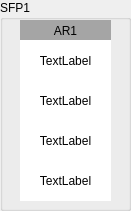
   <widget class="QGroupBox" name="groupBox_3">
    <property name="geometry">
     <rect>
      <x>130</x>
      <y>280</y>
      <width>131</width>
      <height>211</height>
     </rect>
    </property>
    <property name="title">
     <string>SFP1</string>
    </property>
    <widget class="QLabel" name="SFP1_AR_BR_label">
     <property name="geometry">
      <rect>
       <x>20</x>
       <y>120</y>
       <width>91</width>
       <height>41</height>
      </rect>
     </property>
     <property name="styleSheet">
      <string notr="true">background-color: rgb(255, 255, 255);</string>
     </property>
     <property name="text">
      <string>TextLabel</string>
     </property>
     <property name="alignment">
      <set>Qt::AlignCenter</set>
     </property>
    </widget>
    <widget class="QLabel" name="SFP1_AR_EM_label">
     <property name="geometry">
      <rect>
       <x>20</x>
       <y>80</y>
       <width>91</width>
       <height>41</height>
      </rect>
     </property>
     <property name="styleSheet">
      <string notr="true">background-color: rgb(255, 255, 255);</string>
     </property>
     <property name="text">
      <string>TextLabel</string>
     </property>
     <property name="alignment">
      <set>Qt::AlignCenter</set>
     </property>
    </widget>
    <widget class="QLabel" name="SFP1_AR_PF_label">
     <property name="geometry">
      <rect>
       <x>20</x>
       <y>160</y>
       <width>91</width>
       <height>41</height>
      </rect>
     </property>
     <property name="styleSheet">
      <string notr="true">background-color: rgb(255, 255, 255);</string>
     </property>
     <property name="text">
      <string>TextLabel</string>
     </property>
     <property name="alignment">
      <set>Qt::AlignCenter</set>
     </property>
    </widget>
    <widget class="QLabel" name="label_14">
     <property name="geometry">
      <rect>
       <x>20</x>
       <y>20</y>
       <width>91</width>
       <height>21</height>
      </rect>
     </property>
     <property name="layoutDirection">
      <enum>Qt::LeftToRight</enum>
     </property>
     <property name="autoFillBackground">
      <bool>false</bool>
     </property>
     <property name="styleSheet">
      <string notr="true">background-color: rgb(165, 165, 165);</string>
     </property>
     <property name="lineWidth">
      <number>0</number>
     </property>
     <property name="text">
      <string>AR1</string>
     </property>
     <property name="alignment">
      <set>Qt::AlignCenter</set>
     </property>
    </widget>
    <widget class="QLabel" name="SFP1_AR_LS_label">
     <property name="geometry">
      <rect>
       <x>20</x>
       <y>40</y>
       <width>91</width>
       <height>41</height>
      </rect>
     </property>
     <property name="styleSheet">
      <string notr="true">background-color: rgb(255, 255, 255);</string>
     </property>
     <property name="text">
      <string>TextLabel</string>
     </property>
     <property name="alignment">
      <set>Qt::AlignCenter</set>
     </property>
    </widget>
   </widget>
